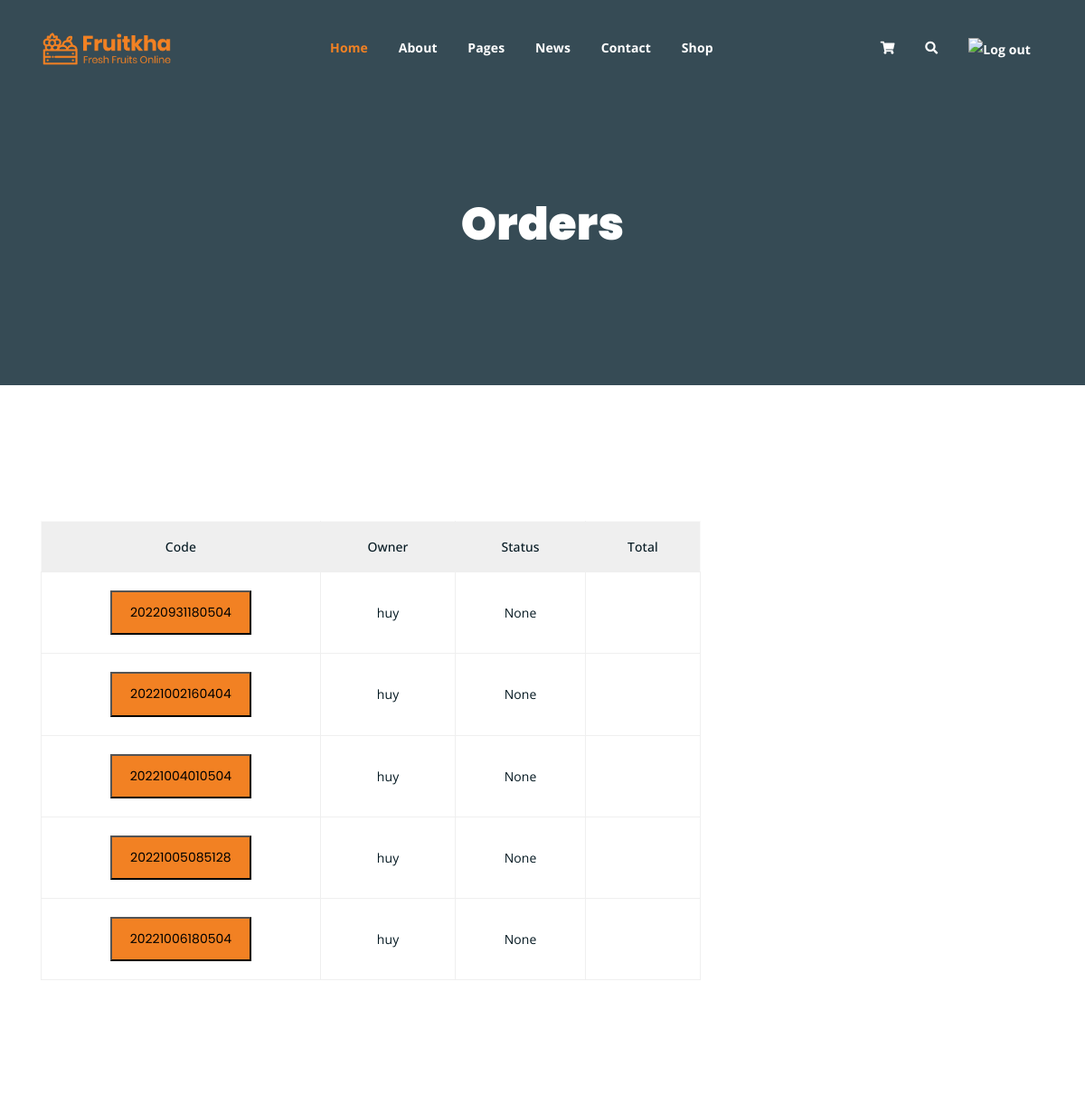
The page /orders (signed in, upper part) on the database as committed earlier.
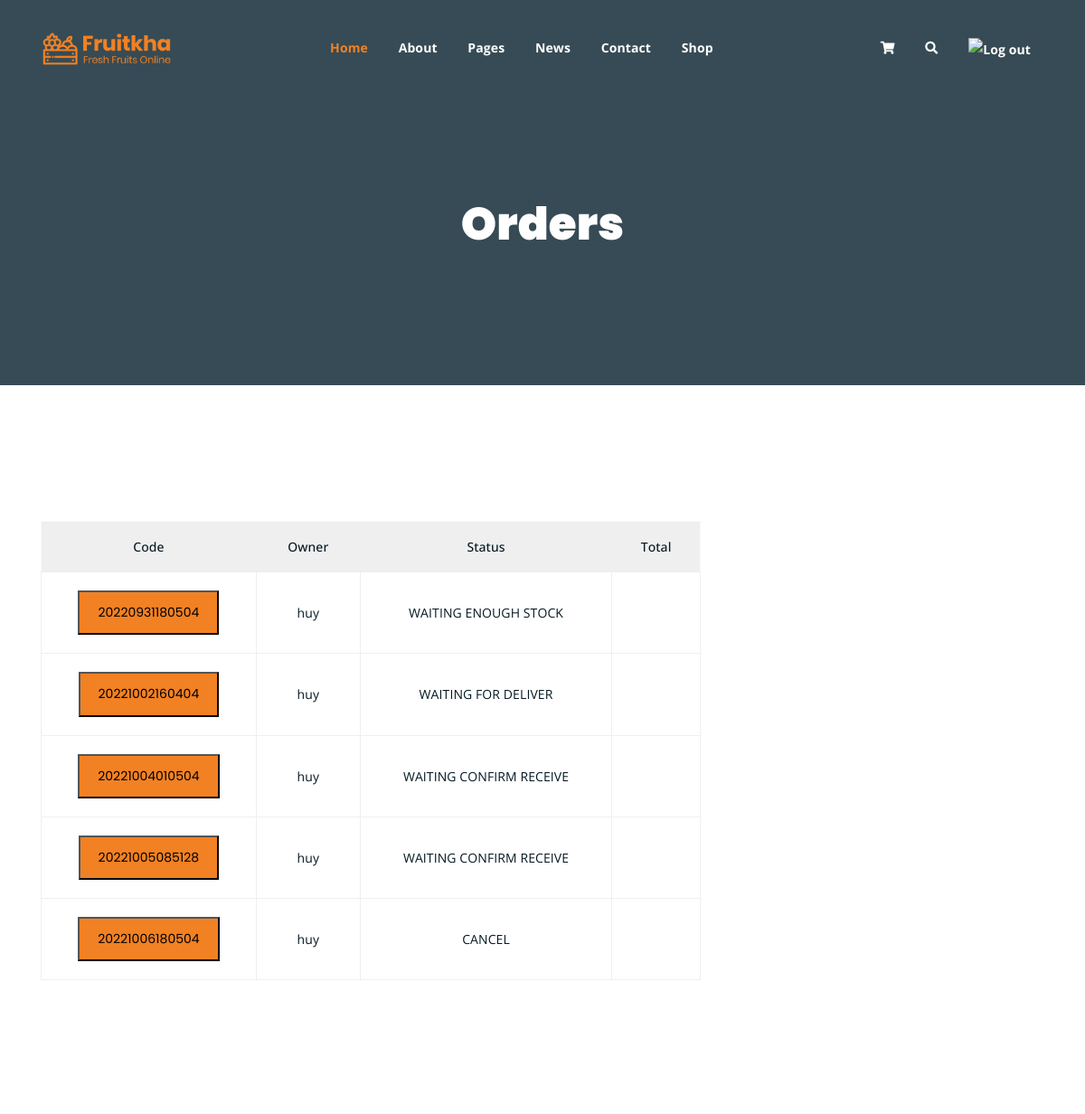
The same page on the database as committed later.
### model/order.py (models this page shows, shortened)
class Order(Base):
    __tablename__ = 'orders'
    id = Column(Integer, primary_key=True)
    code = Column(String, nullable=False)
    cart_id = Column(Integer, ForeignKey('carts.id'))
    owner_id = Column(Integer, ForeignKey('users.id'))
    status = Column(String)

### handler/order.py (the view)
@order_api.route('', methods=['GET', 'POST'])
def orders():
    if current_user.is_authenticated:
        if request.method == "POST":
            current_cart = service.Cart.get_current_cart(current_user.id)
            cart_id = current_cart['cart'].id
            order = service.Order.create_order(cart_id, current_user.id)
            return render_template("order.html", context=order)
        elif request.method == "GET":
            res = service.Order.get_current_user_orders(current_user.id)
            return render_template("orders.html", context=res)
    else:
        return jsonify({"HTTP Response": 204, "content": "U must login"})

### main.py (called while the page is built)
def init_app():
    app = Flask(__name__)
    app.config['SECRET_KEY'] = 'secret_key'
    app.register_blueprint(api, url_perfix="/api/v1")
    app.debug = True
    login_manager = LoginManager(app)
    login_manager.login_view = 'login'
    login_manager.login_message_category = 'info'
    @login_manager.user_loader
    def load_user(user_id):
        return Auth.loaded_user(user_id)
    app.run()

### repository/base.py (called while the page is built)
    def __enter__(self):
        engine = create_engine(self.__connection_string)
        session_maker = sessionmaker()
        self.session = session_maker(bind=engine)
        return self

    def __exit__(self, exc_type, exc_val, exc_tb):
        self.session.close()  # pylint: disable=no-member

### service/auth.py (called while the page is built)
    @classmethod
    def loaded_user(cls, user_id):
        return repository.UserRepository.loaded_user(user_id)

### service/order.py (called while the page is built)
    @classmethod
    def get_current_user_orders(cls, user_id):
        orders = repo.OrderRepository.get_orders(user_id)
        user = repo.UserRepository.get_by_id(user_id)
        return {
            'orders': orders,
            'user': user,
        }

### templates/orders.html (shortened to what the changed rows need)
<!DOCTYPE html>
<html lang="en">
<head>
    <link rel="stylesheet" href="../static/styles/assets/css/all.min.css">
    <link rel="stylesheet" href="../static/styles/assets/bootstrap/css/bootstrap.min.css">
    <link rel="stylesheet" href="../static/styles/assets/css/owl.carousel.css">
    <link rel="stylesheet" href="../static/styles/assets/css/magnific-popup.css">
    <link rel="stylesheet" href="../static/styles/assets/css/animate.css">
    <link rel="stylesheet" href="../static/styles/assets/css/meanmenu.min.css">
    <link rel="stylesheet" href="../static/styles/assets/css/main.css">
    <link rel="stylesheet" href="../static/styles/assets/css/responsive.css">
</head>
<body>
<div class="breadcrumb-section breadcrumb-bg">
    <div class="container">
        <div class="row">
            <div class="col-lg-8 offset-lg-2 text-center">
                <div class="breadcrumb-text">
                    <h1>Orders</h1>
                </div>
            </div>
        </div>
    </div>
</div>
<div class="cart-section mt-150 mb-150">
    <div class="container">
        <div class="row">
            <div class="col-lg-8 col-md-12">
                <div class="cart-table-wrap">
                    <table class="cart-table">
                        <thead class="cart-table-head">
                        <tr class="table-head-row">
                            <th class="product-image">Code</th>
                            <th class="product-name">Owner</th>
                            <th class="product-price">Status</th>
                            <th class="product-total">Total</th>
                        </tr>
                        </thead>
                        <tbody>
                        {% for order in context.orders %}
                        <tr class="table-body-row">
                            <td class="product-name">
                                <form action="{{ '/orders/%s'%order.id }}" method="GET">
                                    <button style="font-family: 'Poppins', sans-serif;
								display: inline-block;
								background-color: #F28123;
								color: #000;
								padding: 10px 20px;
								transition: 0.3s;" type="submit"
                                            onMouseOver="this.style.color='#fff'"
                                            onMouseOut="this.style.color='#000'">{{ order.code }}</button>
                                </form>
                            </td>
                            <td class="product-price">{{ context.user.name }}</td>
                            <td class="product-price">{{ order.status }}</td>
                            <td class="product-total">{{ order.total }}</td>
                        </tr>
                        {% endfor %}
                        </tbody>
                    </table>
                </div>
            </div>
        </div>
    </div>
</div>
</body>
</html>

Rows that differ between the two databases and show on the page:
changed Order: status "None" → "WAITING ENOUGH STOCK"
changed Order: status "None" → "WAITING FOR DELIVER"
changed Order (number 3 of 5 on the later page): status "None" → "WAITING CONFIRM RECEIVE"
changed Order (number 4 of 5 on the later page): status "None" → "WAITING CONFIRM RECEIVE"
changed Order: status "None" → "CANCEL"
